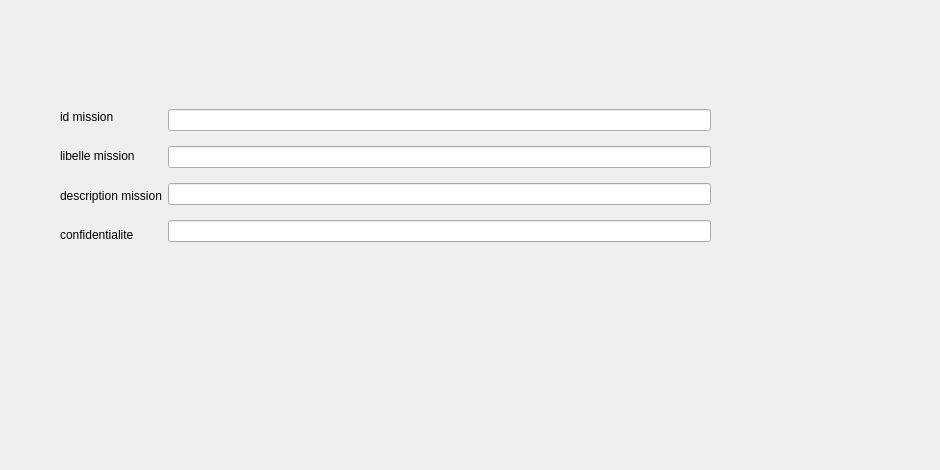
        <widget class="QWidget" name="tab_36">
         <attribute name="title">
          <string>ajouter</string>
         </attribute>
         <widget class="QPushButton" name="pb_ajouter_9">
          <property name="geometry">
           <rect>
            <x>340</x>
            <y>260</y>
            <width>181</width>
            <height>34</height>
           </rect>
          </property>
          <property name="styleSheet">
           <string notr="true">
background-color: transparent;
background: none;
border: none;
background-repeat: none;
border-image: url(:/add.png);</string>
          </property>
          <property name="text">
           <string/>
          </property>
         </widget>
         <widget class="QWidget" name="horizontalLayoutWidget_35">
          <property name="geometry">
           <rect>
            <x>60</x>
            <y>100</y>
            <width>651</width>
            <height>151</height>
           </rect>
          </property>
          <layout class="QHBoxLayout" name="horizontalLayout_38">
           <item>
            <layout class="QVBoxLayout" name="verticalLayout_51">
             <item>
              <widget class="QLabel" name="label_157">
               <property name="styleSheet">
                <string notr="true">font: 10pt &quot;Roboto&quot;;</string>
               </property>
               <property name="text">
                <string>id mission</string>
               </property>
              </widget>
             </item>
             <item>
              <widget class="QLabel" name="label_158">
               <property name="text">
                <string>libelle mission</string>
               </property>
              </widget>
             </item>
             <item>
              <widget class="QLabel" name="label_159">
               <property name="text">
                <string>description mission</string>
               </property>
              </widget>
             </item>
             <item>
              <widget class="QLabel" name="label_160">
               <property name="text">
                <string>confidentialite</string>
               </property>
              </widget>
             </item>
            </layout>
           </item>
           <item>
            <layout class="QVBoxLayout" name="verticalLayout_52">
             <item>
              <widget class="QLineEdit" name="id_mission_3"/>
             </item>
             <item>
              <widget class="QLineEdit" name="libelle_3"/>
             </item>
             <item>
              <widget class="QLineEdit" name="description_3"/>
             </item>
             <item>
              <widget class="QLineEdit" name="confidentialite_3"/>
             </item>
            </layout>
           </item>
          </layout>
         </widget>
         <widget class="QPushButton" name="return_10">
          <property name="geometry">
           <rect>
            <x>704</x>
            <y>330</y>
            <width>91</width>
            <height>23</height>
           </rect>
          </property>
          <property name="styleSheet">
           <string notr="true">
background-color: transparent;
background: none;
border: none;
background-repeat: none;
border-image: url(:/return.png);</string>
          </property>
          <property name="text">
           <string/>
          </property>
         </widget>
         <widget class="QLabel" name="label_161">
          <property name="geometry">
           <rect>
            <x>-80</x>
            <y>-70</y>
            <width>931</width>
            <height>461</height>
           </rect>
          </property>
          <property name="text">
           <string/>
          </property>
          <property name="pixmap">
           <pixmap>:/12.png</pixmap>
          </property>
         </widget>
        </widget>
